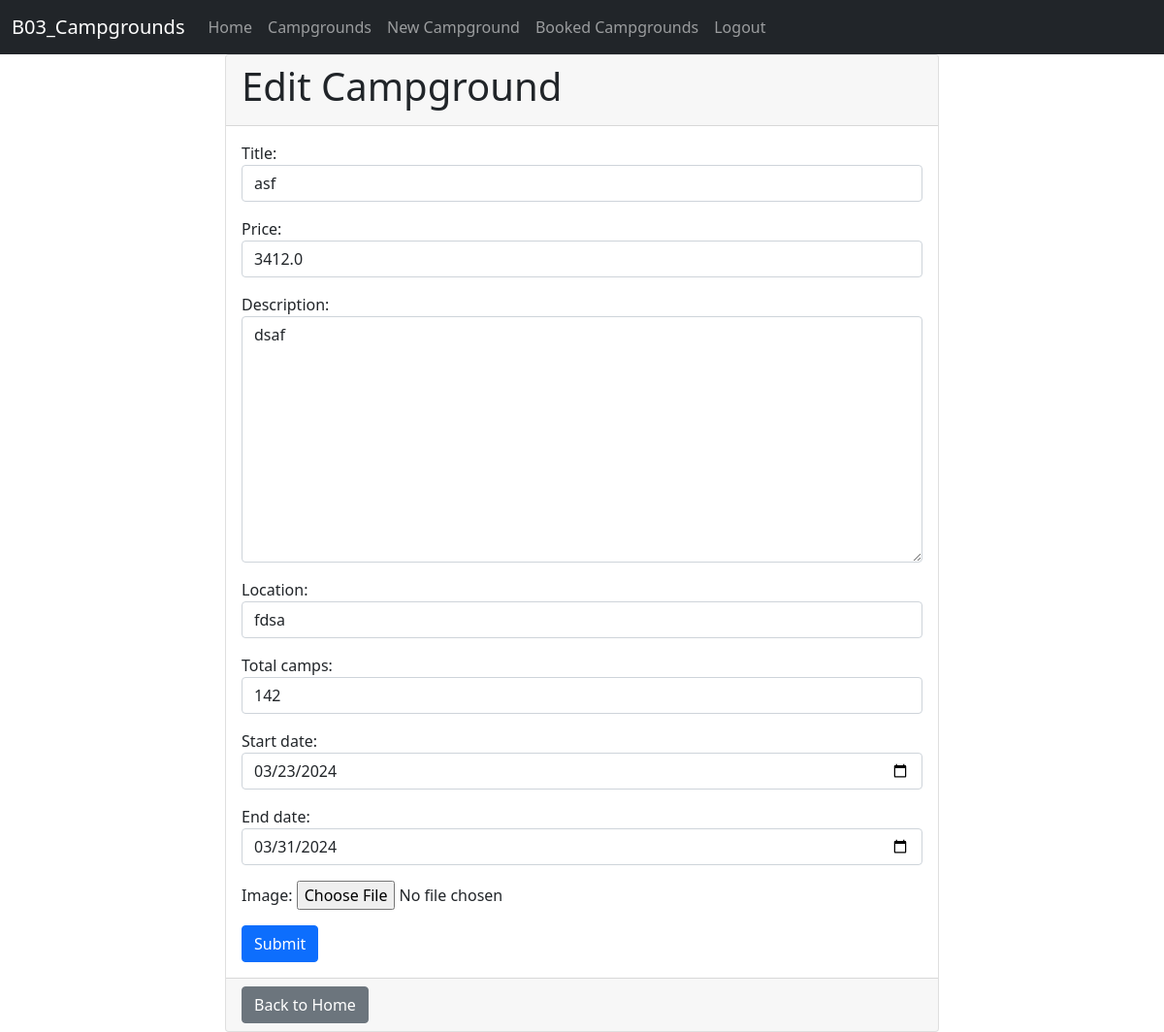
/editCampgound/34/ (signed in), run on an earlier commit of the app's database.
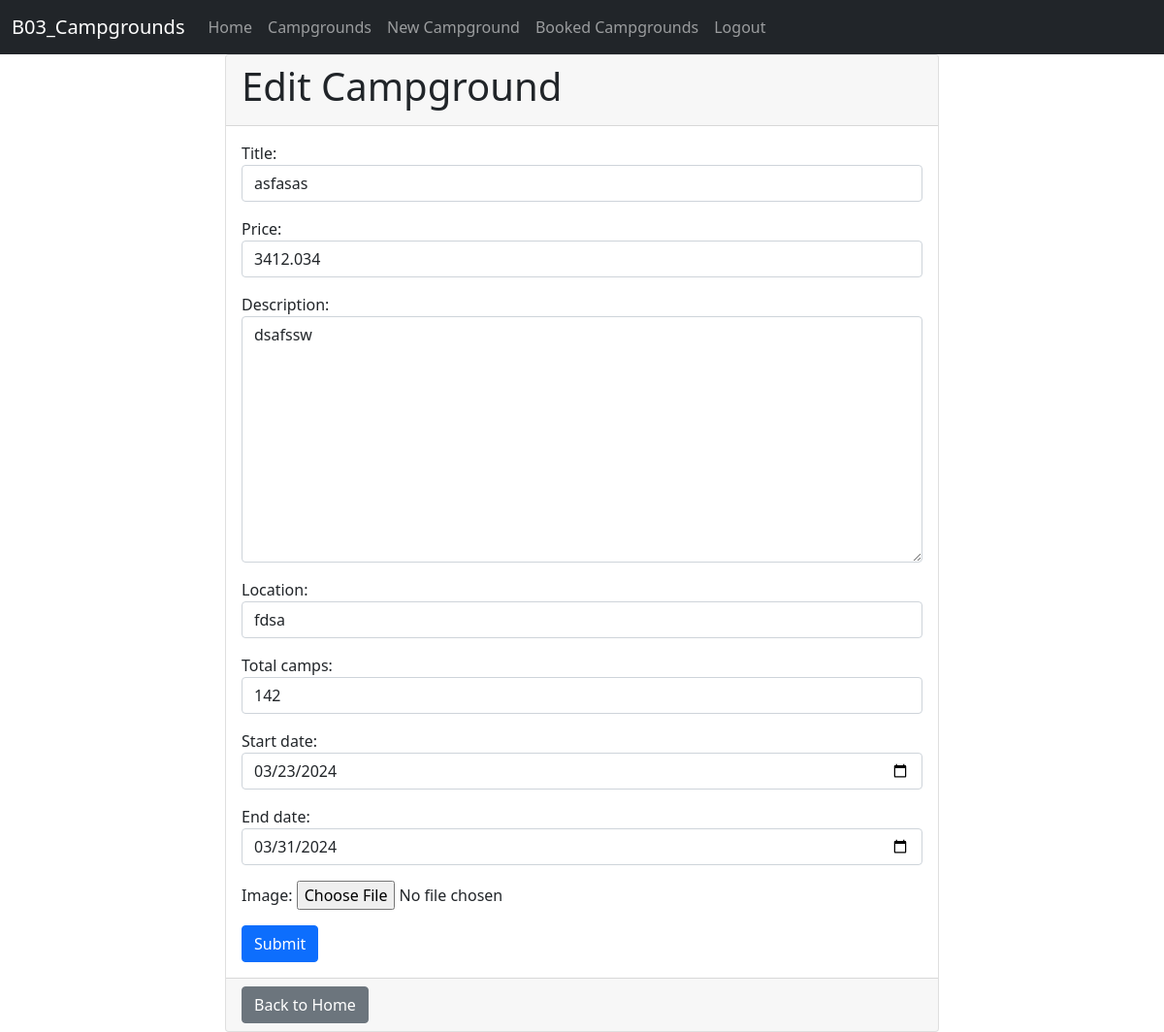
And on a later commit of the database.
### campgrounds/models.py (models this page shows, shortened)
class Campgrounds(models.Model):
    user = models.ForeignKey(User, on_delete=models.CASCADE, null=True)
    title = models.CharField(max_length=255)
    price = models.FloatField()
    description = models.TextField()
    location = models.CharField(max_length=255)
    total_camps = models.IntegerField()
    start_date = models.DateField()
    end_date = models.DateField()
    image = models.ImageField(upload_to='images/')
    average_rating = models.FloatField(default=0)

### campgrounds/views.py (the view)
# urls.py: path('editCampgound/<str:camp_id>/',views.edit_campground,name='editCampground'),
def edit_campground(request, camp_id):
    camp = Campgrounds.objects.get(id=camp_id)
    if camp.user != request.user:
        messages.error(request, "You must be signed in to perform such action!")
        return HttpResponseForbidden("You are not authorized to edit this campground.")
    if request.method == 'POST':
        form = CampgroundForm(request.POST, request.FILES, instance=camp)
        if form.is_valid():
            if form.cleaned_data['end_date'] <= form.cleaned_data['start_date']:
                messages.error(request, "End date must be after the start date.")
                return render(request, 'editCampground.html', {'form': form})
            if form.cleaned_data['total_camps'] < 5:
                messages.error(request, "Number of available camps must be at least 5.")
                return render(request, 'editCampground.html', {'form': form})
            form.save()
            message = f"You have successfully edited {camp.title} campground!"
            messages.success(request, message)
            return redirect('campgrounds')
    else:
        form = CampgroundForm(instance=camp)
    return render(request, 'editCampground.html', {'form': form})

### campgrounds/forms.py (shortened to what this page needs)
class CampgroundForm(forms.ModelForm):
    class Meta:
        model = Campgrounds
        exclude = ['user','average_rating']
        widgets = {
            'title': forms.TextInput(attrs={'class': 'form-control', 'placeholder': 'Title'}),
            'price': forms.NumberInput(attrs={'class': 'form-control', 'placeholder': 'Price'}),
            'description': forms.Textarea(attrs={'class': 'form-control', 'placeholder': 'Description'}),
            'location': forms.TextInput(attrs={'class': 'form-control', 'placeholder': 'Location'}),
            'total_camps': forms.NumberInput(attrs={'class': 'form-control', 'placeholder': 'Total Camps'}),
            'start_date': forms.DateInput(attrs={'class': 'form-control', 'type': 'date', 'placeholder': 'Start Date'}),
            'end_date': forms.DateInput(attrs={'class': 'form-control', 'type': 'date', 'placeholder': 'End Date'}),
            'image': forms.FileInput(attrs={'class': 'form-control-file'}),
        }

### campgrounds/templates/editCampground.html (shortened to what this page needs)
{% extends 'base.html' %}
{% block content %}
<div class="container">
    <div class="row justify-content-center">
        <div class="col-md-8">
            <div class="card">
                <div class="card-header">
                    <h1 class="card-title">Edit Campground</h1>
                </div>
                <div class="card-body">
                    {% if user.is_authenticated %}
                        <form id="campgroundForm" action="" method="post" enctype="multipart/form-data">
                            {{ form.as_p }}
                            <button type="submit" class="btn btn-primary">Submit</button>
                        </form>
                    {% else %}
                        <p class="text-danger">You are not authorized to edit this campground.</p>
                    {% endif %}
                </div>
                <div class="card-footer">
                    <a href="{% url 'home' %}" class="btn btn-secondary">Back to Home</a>
                </div>
            </div>
        </div>
    </div>
</div>
{% endblock %}

What changed in the data, as far as the page shows it:
changed Campgrounds "fdsa": title "asf" → "asfasas"; price "3412.0" → "3412.034"; description "dsaf" → "dsafssw"
